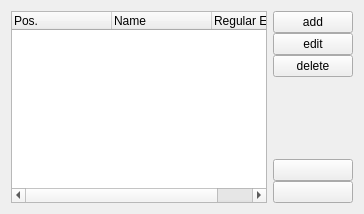
     <widget class="QWidget" name="tab_7">
      <attribute name="title">
       <string>Regular Expressions</string>
      </attribute>
      <layout class="QVBoxLayout" name="verticalLayout_17">
       <item>
        <layout class="QHBoxLayout" name="horizontalLayout_17">
         <item>
          <widget class="QTreeWidget" name="regexpTable">
           <property name="alternatingRowColors">
            <bool>true</bool>
           </property>
           <property name="rootIsDecorated">
            <bool>false</bool>
           </property>
           <property name="itemsExpandable">
            <bool>false</bool>
           </property>
           <column>
            <property name="text">
             <string>Pos.</string>
            </property>
           </column>
           <column>
            <property name="text">
             <string>Name</string>
            </property>
           </column>
           <column>
            <property name="text">
             <string>Regular Expression</string>
            </property>
           </column>
          </widget>
         </item>
         <item>
          <layout class="QVBoxLayout" name="verticalLayout_16">
           <property name="spacing">
            <number>0</number>
           </property>
           <item>
            <widget class="QPushButton" name="regexpAdd">
             <property name="text">
              <string>add</string>
             </property>
             <property name="icon">
              <iconset resource="../../resources.qrc">
               <normaloff>:/icons/resources/filenew.png</normaloff>:/icons/resources/filenew.png</iconset>
             </property>
             <property name="iconSize">
              <size>
               <width>16</width>
               <height>16</height>
              </size>
             </property>
            </widget>
           </item>
           <item>
            <widget class="QPushButton" name="regexpEdit">
             <property name="text">
              <string>edit</string>
             </property>
             <property name="icon">
              <iconset resource="../../resources.qrc">
               <normaloff>:/icons/resources/edit.png</normaloff>:/icons/resources/edit.png</iconset>
             </property>
             <property name="iconSize">
              <size>
               <width>16</width>
               <height>16</height>
              </size>
             </property>
            </widget>
           </item>
           <item>
            <widget class="QPushButton" name="regexpDelete">
             <property name="text">
              <string>delete</string>
             </property>
             <property name="icon">
              <iconset resource="../../resources.qrc">
               <normaloff>:/icons/resources/trash-16.png</normaloff>:/icons/resources/trash-16.png</iconset>
             </property>
             <property name="iconSize">
              <size>
               <width>16</width>
               <height>16</height>
              </size>
             </property>
            </widget>
           </item>
           <item>
            <spacer name="verticalSpacer_9">
             <property name="orientation">
              <enum>Qt::Orientation::Vertical</enum>
             </property>
             <property name="sizeHint" stdset="0">
              <size>
               <width>20</width>
               <height>40</height>
              </size>
             </property>
            </spacer>
           </item>
           <item>
            <widget class="QPushButton" name="regexpUp">
             <property name="text">
              <string/>
             </property>
             <property name="icon">
              <iconset resource="../../resources.qrc">
               <normaloff>:/icons/resources/go-up.png</normaloff>:/icons/resources/go-up.png</iconset>
             </property>
             <property name="iconSize">
              <size>
               <width>16</width>
               <height>16</height>
              </size>
             </property>
            </widget>
           </item>
           <item>
            <widget class="QPushButton" name="regexpDown">
             <property name="text">
              <string/>
             </property>
             <property name="icon">
              <iconset resource="../../resources.qrc">
               <normaloff>:/icons/resources/go-down.png</normaloff>:/icons/resources/go-down.png</iconset>
             </property>
             <property name="iconSize">
              <size>
               <width>16</width>
               <height>16</height>
              </size>
             </property>
            </widget>
           </item>
          </layout>
         </item>
        </layout>
       </item>
      </layout>
     </widget>
